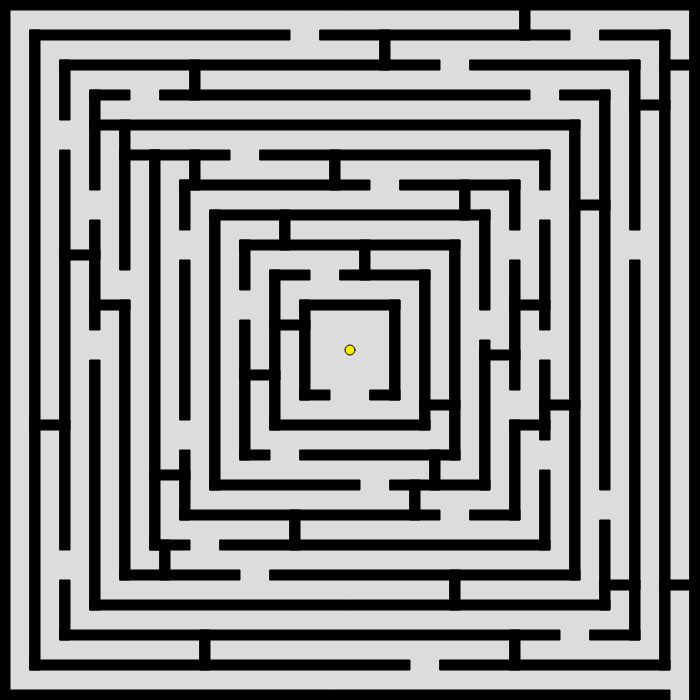
Frame 1 (no input)
Frame 60 (no input): identical to frame 1, image omitted
Frame 120 (the mouse pressed at the canvas centre since frame 60): identical to frame 1, image omitted

The p5.js sketch that drew this single still picture (run headless with seeded random() and noise() and a simulated clock; from frame 60 on, the mouse is pressed at the canvas centre):

// p5.js sketch
// ── sketch.js
var w = 87; 
var s = 83;
var a = 65;
var d = 68;

var playerX = 350;
var playerY = 350;
var playerRadius = 5;

var walls = [
// Center Box
  { x: 300, y: 300, w: 100, h: 10 }, // Top
  { x: 300, y: 390, w: 30, h: 10 }, // Bottom (left)
  { x: 370, y: 390, w: 30, h: 10 }, // Bottom (right)
  { x: 300, y: 300, w: 10, h: 100 }, // Left
  { x: 390, y: 300, w: 10, h: 100 }, // Right
// First ring (outermost ring)
  { x: 30, y: 30, w: 260, h: 10 }, // Top (left)
  { x: 320, y: 30, w: 250, h: 10 }, // Top (middle)
  { x: 600, y: 30, w: 70, h: 10 }, // Top (right)
  { x: 30, y: 660, w: 380, h: 10 }, // Bottom (left)
  { x: 440, y: 660, w: 230, h: 10 }, // Bottom (right)
  { x: 30, y: 30, w: 10, h: 640 }, // Left
  { x: 660, y: 30, w: 10, h: 640 }, // Right
// Second ring
  { x: 60, y: 60, w: 380, h: 10 }, // Top (left)
  { x: 470, y: 60, w: 170, h: 10 }, // Top (right)
  { x: 60, y: 630, w: 500, h: 10 }, // Bottom (left)
  { x: 590, y: 630, w: 50, h: 10 }, // Bottom (right)
  { x: 60, y: 60, w: 10, h: 60 }, // Left (top)
  { x: 60, y: 150, w: 10, h: 400 }, // Left (middle)
  { x: 60, y: 580, w: 10, h: 60 }, // Left (bottom)
  { x: 630, y: 60, w: 10, h: 170 }, // Right (top)
  { x: 630, y: 260, w: 10, h: 380 }, // Right (bottom)
// Third ring
  { x: 90, y: 90, w: 40, h: 10 }, // Top (left)
  { x: 160, y: 90, w: 370, h: 10 }, // Top (middle)
  { x: 560, y: 90, w: 50, h: 10 }, // Top (right)
  { x: 90, y: 600, w: 520, h: 10 }, // Bottom
  { x: 90, y: 90, w: 10, h: 100 }, // Left (top)
  { x: 90, y: 220, w: 10, h: 110 }, // Left (middle)
  { x: 90, y: 360, w: 10, h: 250 }, // Left (bottom)
  { x: 600, y: 90, w: 10, h: 400 }, // Right (top)
  { x: 600, y: 520, w: 10, h: 90 }, // Right (bottom)
// Fourth ring
  { x: 90, y: 120, w: 490, h: 10 }, // Top
  { x: 120, y: 570, w: 120, h: 10 }, // Bottom (left)
  { x: 270, y: 570, w: 310, h: 10 }, // Bottom (right)
  { x: 120, y: 120, w: 10, h: 150 }, // Left (top)
  { x: 120, y: 300, w: 10, h: 280 }, // Left (bottom)
  { x: 570, y: 120, w: 10, h: 460 }, // Right
//Fifth ring
  { x: 150, y: 150, w: 80, h: 10 }, // Top (left)
  { x: 260, y: 150, w: 290, h: 10 }, // Top (right)
  { x: 150, y: 540, w: 40, h: 10 }, // Bottom (left)
  { x: 220, y: 540, w: 330, h: 10 }, // Bottom
  { x: 150, y: 150, w: 10, h: 400 }, // Left
  { x: 540, y: 150, w: 10, h: 40 }, // Right (top)
  { x: 540, y: 220, w: 10, h: 110 }, // Right (middle 1)
  { x: 540, y: 360, w: 10, h: 80 }, // Right (middle 2)
  { x: 540, y: 470, w: 10, h: 80 }, // Right (bottom)
// Sixth ring
  { x: 180, y: 180, w: 190, h: 10 }, // Top (left)
  { x: 400, y: 180, w: 120, h: 10 }, // Top (right)
  { x: 180, y: 510, w: 260, h: 10 }, // Bottom (left)
  { x: 470, y: 510, w: 50, h: 10 }, // Bottom (right)
  { x: 180, y: 180, w: 10, h: 50 }, // Left (top)
  { x: 180, y: 260, w: 10, h: 160 }, // Left (middle)
  { x: 180, y: 450, w: 10, h: 70 }, // Left (bottom)
  { x: 510, y: 180, w: 10, h: 50 }, // Right (top)
  { x: 510, y: 260, w: 10, h: 130 }, // Right (middle)
  { x: 510, y: 420, w: 10, h: 100 }, // Right (bottom)
// Seventh ring
  { x: 210, y: 210, w: 280, h: 10 }, // Top
  { x: 210, y: 480, w: 150, h: 10 }, // Bottom (left)
  { x: 390, y: 480, w: 100, h: 10 }, // Bottom (right)
  { x: 210, y: 210, w: 10, h: 280 }, // Left
  { x: 480, y: 210, w: 10, h: 100 }, // Right (top)
  { x: 480, y: 340, w: 10, h: 150 }, // Right (bottom)
// Eighth ring
  { x: 240, y: 240, w: 220, h: 10 }, // Top
  { x: 240, y: 450, w: 30, h: 10 }, // Bottom (left)
  { x: 300, y: 450, w: 160, h: 10 }, // Bottm (right)

  { x: 240, y: 240, w: 10, h: 50 }, // Left (top)
  { x: 240, y: 320, w: 10, h: 140 }, // Left (bottom)
  { x: 450, y: 240, w: 10, h: 220 }, // Right
// Ninth ring
  { x: 270, y: 270, w: 40, h: 10 }, // Top (left)
  { x: 340, y: 270, w: 90, h: 10 }, // Top
  { x: 270, y: 420, w: 160, h: 10 }, // Bottom
  { x: 270, y: 270, w: 10, h: 160 }, // Left
  { x: 420, y: 270, w: 10, h: 160 }, // Rights
  
// Veritcal blocks
  { x: 520, y: 0, w: 10, h: 40 }, 
  { x: 380, y: 30, w: 10, h: 40 }, 
  { x: 200, y: 630, w: 10, h: 40 }, 
  { x: 510, y: 630, w: 10, h: 40 }, 
  { x: 190, y: 60, w: 10, h: 40 }, 
  { x: 450, y: 570, w: 10, h: 40 }, 
  { x: 160, y: 540, w: 10, h: 40 }, 
  { x: 190, y: 150, w: 10, h: 40 }, 
  { x: 330, y: 150, w: 10, h: 40 }, 
  { x: 290, y: 510, w: 10, h: 40 }, 
  { x: 460, y: 180, w: 10, h: 40 }, 
  { x: 410, y: 480, w: 10, h: 40 }, 
  { x: 280, y: 210, w: 10, h: 40 }, 
  { x: 430, y: 450, w: 10, h: 40 }, 
  { x: 360, y: 240, w: 10, h: 40 }, 
// Horizontal blocks 
  { x: 660, y: 60, w: 40, h: 10 }, 
  { x: 660, y: 580, w: 40, h: 10 },  
  { x: 30, y: 420, w: 40, h: 10 }, 
  { x: 630, y: 100, w: 40, h: 10 }, 
  { x: 60, y: 250, w: 40, h: 10 }, 
  { x: 600, y: 580, w: 40, h: 10 }, 
  { x: 90, y: 300, w: 40, h: 10 }, 
  { x: 570, y: 200, w: 40, h: 10 }, 
  { x: 120, y: 150, w: 40, h: 10 }, 
  { x: 540, y: 400, w: 40, h: 10 }, 
  { x: 150, y: 470, w: 40, h: 10 }, 
  { x: 510, y: 300, w: 40, h: 10 }, 
  { x: 510, y: 420, w: 40, h: 10 }, 
  { x: 480, y: 350, w: 40, h: 10 }, 
  { x: 240, y: 370, w: 40, h: 10 }, 
  { x: 420, y: 400, w: 40, h: 10 }, 
  { x: 270, y: 320, w: 40, h: 10 }, 
];

function setup() {
  createCanvas(700, 700);
}

function draw() {
  background(220);
  
  createBorders();
  createWalls();

// Collision Detection
  borderCollision();
  wallCollision();

// Player Functions
  playerCreate();
  playerMovement();
}

function createBorders() {
  fill(0);
  // Top
  rect(0, 0, width, 10);
  // Left
  rect(0, 0, 10, height);
  // Bottom
  rect(0, height - 10, width - 30, 10);
  // Right
  rect(width - 10, 0, 10, height);
}

function createWalls() {
  fill(0);
  for (var wall of walls) {
    rect(wall.x, wall.y, wall.w, wall.h);
  }
}

function playerCreate() {
  fill(255, 235, 0);
  circle(playerX, playerY, playerRadius * 2);
}

function playerMovement() {
  if (keyIsDown(w)) {
    playerY -= 2;
  }
  if (keyIsDown(s)) {
    playerY += 2;
  }
  if (keyIsDown(a)) {
    playerX -= 2;
  }
  if (keyIsDown(d)) {
    playerX += 2;
  }
}

function borderCollision() {
  
  var exitX = width - 30;
  var exitY = height - 50;
// Makes sure the player won't get reset if they make it to the exit
  if (!(playerX > exitX && playerY > exitY)) {
    if (
      playerX - playerRadius <= 10 || // Left border
      playerX + playerRadius >= width - 10 || // Right border
      playerY - playerRadius <= 10 || // Top border
      playerY + playerRadius >= height - 10 // Bottom border
    ) {
      resetPlayer();
    }
  }
}
function wallCollision() {
  for (let wall of walls) {
    if (
      playerX + playerRadius > wall.x &&
      playerX - playerRadius < wall.x + wall.w &&
      playerY + playerRadius > wall.y &&
      playerY - playerRadius < wall.y + wall.h
    ) {
      resetPlayer();
      break;
    }
  }
}

function resetPlayer() {
  playerX = 350;
  playerY = 350;
}
